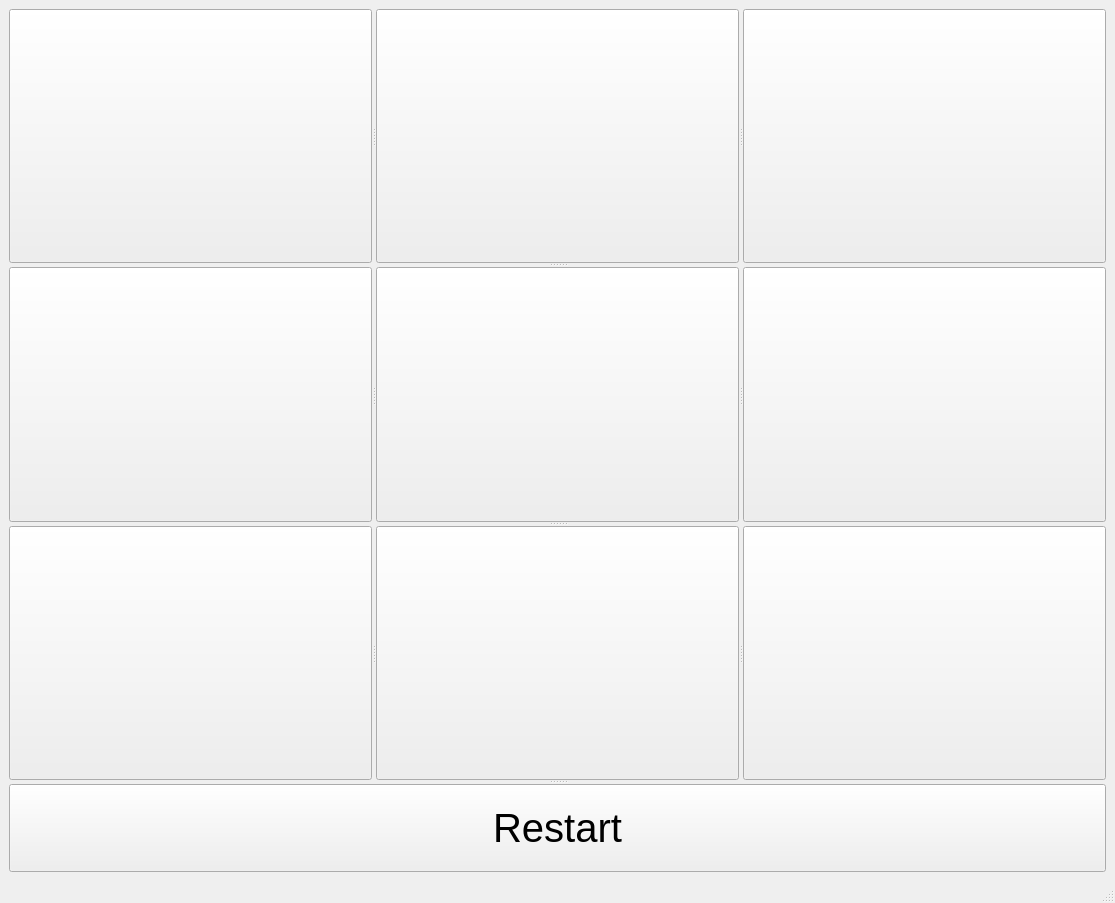
<?xml version="1.0" encoding="UTF-8"?>
<ui version="4.0">
 <class>MainWindow</class>
 <widget class="QMainWindow" name="MainWindow">
  <property name="geometry">
   <rect>
    <x>0</x>
    <y>0</y>
    <width>1103</width>
    <height>903</height>
   </rect>
  </property>
  <property name="windowTitle">
   <string>MainWindow</string>
  </property>
  <widget class="QWidget" name="centralwidget">
   <layout class="QVBoxLayout" name="verticalLayout">
    <item>
     <widget class="QSplitter" name="splitter_5">
      <property name="orientation">
       <enum>Qt::Vertical</enum>
      </property>
      <widget class="QSplitter" name="splitter_4">
       <property name="orientation">
        <enum>Qt::Vertical</enum>
       </property>
       <widget class="QSplitter" name="splitter">
        <property name="orientation">
         <enum>Qt::Horizontal</enum>
        </property>
        <widget class="QPushButton" name="btn11">
         <property name="font">
          <font>
           <pointsize>100</pointsize>
          </font>
         </property>
         <property name="text">
          <string/>
         </property>
        </widget>
        <widget class="QPushButton" name="btn12">
         <property name="font">
          <font>
           <pointsize>100</pointsize>
          </font>
         </property>
         <property name="text">
          <string/>
         </property>
        </widget>
        <widget class="QPushButton" name="btn13">
         <property name="font">
          <font>
           <pointsize>100</pointsize>
          </font>
         </property>
         <property name="text">
          <string/>
         </property>
        </widget>
       </widget>
       <widget class="QSplitter" name="splitter_2">
        <property name="orientation">
         <enum>Qt::Horizontal</enum>
        </property>
        <widget class="QPushButton" name="btn21">
         <property name="font">
          <font>
           <pointsize>100</pointsize>
          </font>
         </property>
         <property name="text">
          <string/>
         </property>
        </widget>
        <widget class="QPushButton" name="btn22">
         <property name="font">
          <font>
           <pointsize>100</pointsize>
          </font>
         </property>
         <property name="text">
          <string/>
         </property>
        </widget>
        <widget class="QPushButton" name="btn23">
         <property name="font">
          <font>
           <pointsize>100</pointsize>
          </font>
         </property>
         <property name="text">
          <string/>
         </property>
        </widget>
       </widget>
       <widget class="QSplitter" name="splitter_3">
        <property name="orientation">
         <enum>Qt::Horizontal</enum>
        </property>
        <widget class="QPushButton" name="btn31">
         <property name="font">
          <font>
           <pointsize>100</pointsize>
          </font>
         </property>
         <property name="text">
          <string/>
         </property>
        </widget>
        <widget class="QPushButton" name="btn32">
         <property name="font">
          <font>
           <pointsize>100</pointsize>
          </font>
         </property>
         <property name="text">
          <string/>
         </property>
        </widget>
        <widget class="QPushButton" name="btn33">
         <property name="font">
          <font>
           <pointsize>100</pointsize>
          </font>
         </property>
         <property name="text">
          <string/>
         </property>
        </widget>
       </widget>
      </widget>
      <widget class="QPushButton" name="pushButton">
       <property name="font">
        <font>
         <pointsize>30</pointsize>
        </font>
       </property>
       <property name="text">
        <string>Restart</string>
       </property>
      </widget>
     </widget>
    </item>
   </layout>
  </widget>
  <widget class="QMenuBar" name="menubar">
   <property name="geometry">
    <rect>
     <x>0</x>
     <y>0</y>
     <width>1103</width>
     <height>20</height>
    </rect>
   </property>
  </widget>
  <widget class="QStatusBar" name="statusbar"/>
 </widget>
 <resources/>
 <connections/>
</ui>
